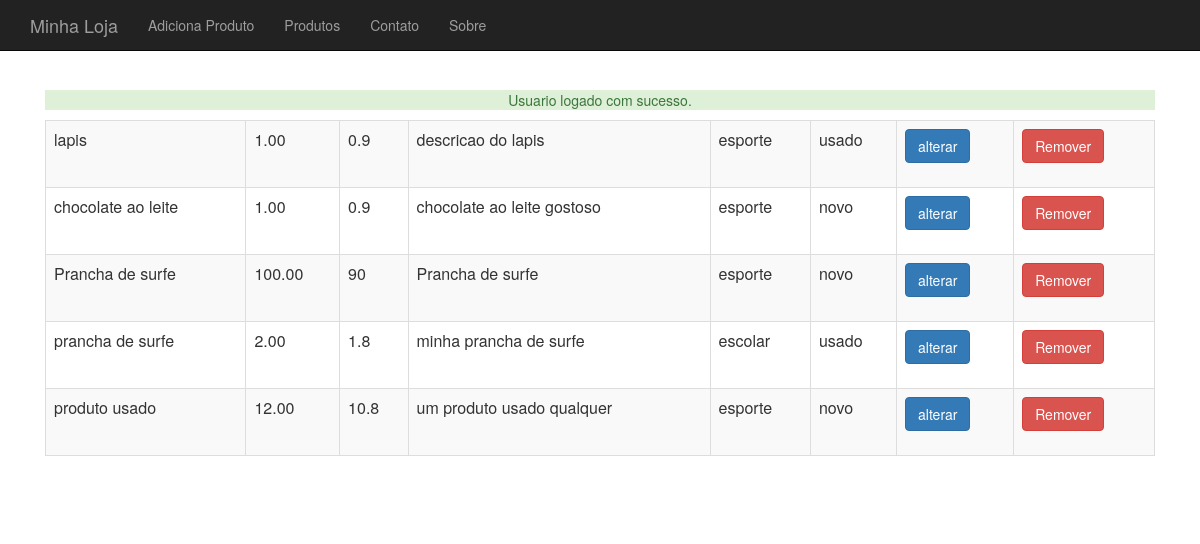
Before: /produto-lista.php (signed in) with the older database file.
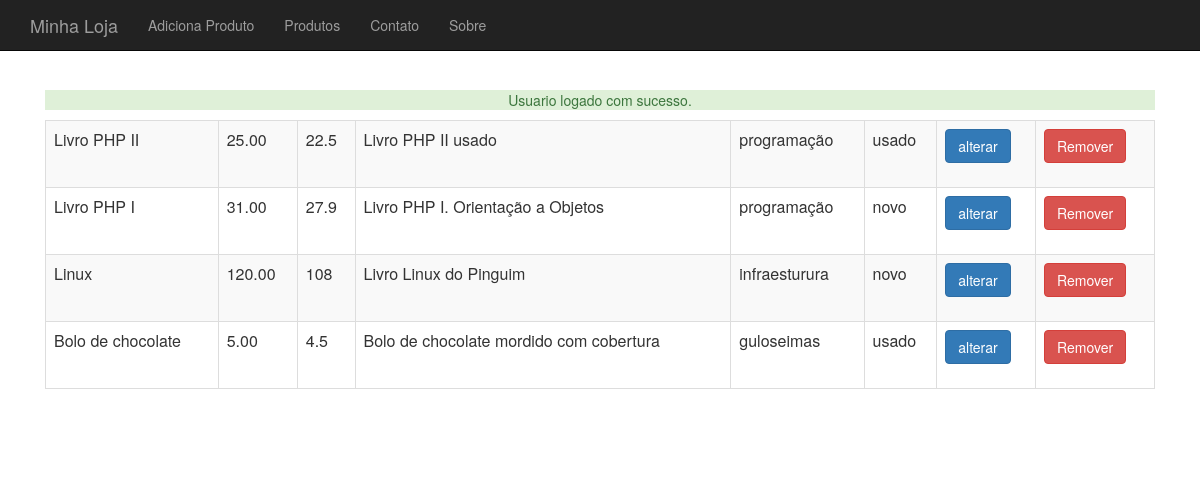
After: the same page with the newer database file.
### tables this page shows
CREATE TABLE `produtos` (
  `id` int(11) NOT NULL,
  `nome` varchar(255) DEFAULT NULL,
  `preco` decimal(10,2) DEFAULT NULL,
  `descricao` text,
  `categoria_id` int(11) DEFAULT NULL,
  `usado` tinyint(1) DEFAULT '0'
);

CREATE TABLE `categorias` (
  `id` int(11) NOT NULL,
  `nome` varchar(255) DEFAULT NULL
);

### banco-produto.php (called while the page is built, shortened)
<?php
function listaProduto($conexao) {
    $produtos = array();
    $resultado = mysqli_query($conexao, "select p.*,c.nome as categoria_nome "
            . "from produtos p join categorias c"
            . " on c.id = p.categoria_id");
    while ($produto_array = mysqli_fetch_assoc($resultado)) {
        $categoria = new Categoria();
        $categoria->setNome($produto_array['categoria_nome']);
        $nome = $produto_array['nome'];
        $preco = $produto_array['preco'];
        $descricao = $produto_array['descricao'];
        $usado = $produto_array['usado'];
        $produto = new Produto($nome, $preco, $descricao, $categoria, $usado);
        $produto->setId($produto_array['id']);
        array_push($produtos, $produto);
    }
    return $produtos;
}

### class/Produto.class.php (called while the page is built, shortened)
<?php
class Produto {
    private $id;
    private $nome;
    private $preco;
    private $descricao;
    private $categoria;
    private $usado;
    function __construct($nome, $preco, $descricao, Categoria $categoria, $usado) {
        $this->nome = $nome;
        $this->preco = $preco;
        $this->descricao = $descricao;
        $this->categoria = $categoria;
        $this->usado = $usado;
    }
    function getId() {
        return $this->id;
    }
    function getNome() {
        return $this->nome;
    }
    function getPreco() {
        return $this->preco;
    }
    function getDescricao() {
        return $this->descricao;
    }
    function getCategoria() {
        return $this->categoria;
    }
    function getUsado() {
        return $this->usado;
    }
    function setId($id) {
        $this->id = $id;
    }
    public function precoComDesconto($valor = 0.1) {
        if ($valor > 0 && $valor <= 0.5) {
            return $this->preco - ($this->preco * $valor);
        } else {
            return $this->preco;
        }
    }
}

### class/Categoria.class.php (called while the page is built, shortened)
<?php
class Categoria {
    private $nome;
    function getNome() {
        return $this->nome;
    }
    function setNome($nome) {
        $this->nome = $nome;
    }
}

### produto-lista.php (the view, shortened to what this page needs)
<?php
require_once("cabecalho.php");
require_once("banco-produto.php");
$produtos = listaProduto($conexao);
?>
<table class="table table-striped table-bordered">
    <?php
    foreach ($produtos as $produto) :
        ?>
        <tr>
            <td><?= $produto->getNome() ?></td>
            <td><?= $produto->getPreco() ?></td>
            <td><?= $produto->precoComDesconto(0.1) ?></td>
            <td><?= substr($produto->getDescricao(), 0, 40) ?></td>
            <td><?= $produto->getCategoria()->getNome() ?></td>
            <td><?= $produto->getUsado() == 0 ? "novo" : "usado"; ?></td>
            <td><a href="produto-altera-formulario.php?id=<?= $produto->getId() ?>"
                   class="btn btn-primary">alterar</td>
            <td>
                <form action="remove-produto.php" method="post">
                    <button class="btn btn-danger">Remover</button>
                </form>
            </td>
        </tr>
        <?php
    endforeach;
    ?>
</table>
<?php
include("rodape.php");

### cabecalho.php (shortened to what this page needs)
<html>
<head>
    <link href="css/bootstrap.css" rel="stylesheet" />
    <link href="css/loja.css" rel="stylesheet" />
</head>
<body>
    <div class="navbar navbar-inverse navbar-fixed-top">
        <div class="container">
            <div class="navbar-header">
                <a href="index.php" class="navbar-brand">Minha Loja</a>
            </div>
            <div>
                <ul class="nav navbar-nav">
                    <li><a href="produto-formulario.php">Adiciona Produto</a></li>
                    <li><a href="produto-lista.php">Produtos</a></li>
                     <li><a href="contato.php">Contato</a></li>
                    <li><a href="sobre.php">Sobre</a></li>
                </ul>
            </div>
        </div>
    </div>
    <div class="container">
    <div class="principal">
<?php
require_once("logica-mensagens.php");
mostraAlerta("success");
?>

### logica-mensagens.php (shortened to what this page needs)
<?php
function mensagem($tipo, $mensagem) {
    $tipo_msg = '';
    switch ($tipo) {
        case 'success':
            $tipo_msg = 'alert-success';
            break;
    }
    echo '<p class=' . $tipo_msg . '>' . $mensagem . '</p>';
}
function mostraAlerta($tipo) {
    if (isset($_SESSION[$tipo])) {
        mensagem($tipo, $_SESSION[$tipo]);
    }
}

### rodape.php
        </div>
    </div>
</body>
</html>

### css/loja.css (style rules this page uses)
body { padding-top: 50px; }
.principal { padding: 40px 15px; text-align: center; }

Changed rows visible on the page:
removed produtos: nome "lapis", preco "1.00", preco "0.9", descricao "descricao do lapis", categoria.nome "esporte", usado "usado"
removed produtos: nome "chocolate ao leite", preco "1.00", preco "0.9", descricao "chocolate ao leite gostoso", categoria.nome "esporte", usado "novo"
removed produtos: nome "Prancha de surfe", preco "100.00", preco "90", descricao "Prancha de surfe", categoria.nome "esporte", usado "novo"
removed produtos: nome "prancha de surfe", preco "2.00", preco "1.8", descricao "minha prancha de surfe", categoria.nome "escolar", usado "usado"
removed produtos: nome "produto usado", preco "12.00", preco "10.8", descricao "um produto usado qualquer", categoria.nome "esporte", usado "novo"
added produtos: nome "Livro PHP II", preco "25.00", preco "22.5", descricao "Livro PHP II usado", categoria.nome "programação", usado "usado"
added produtos: nome "Livro PHP I", preco "31.00", preco "27.9", descricao "Livro PHP I. Orientação a Objetos", categoria.nome "programação", usado "novo"
added produtos: nome "Linux", preco "120.00", preco "108", descricao "Livro Linux do Pinguim", categoria.nome "infraesturura", usado "novo"
added produtos: nome "Bolo de chocolate", preco "5.00", preco "4.5", descricao "Bolo de chocolate mordido com cobertura", categoria.nome "guloseimas", usado "usado"
